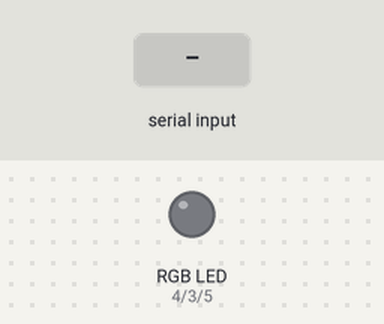
Bench run of a sketch on a simulated Arduino Uno, built with avr-gcc and run on an emulated ATmega328P. Shown: an RGB LED mixed from three pins (HIGH = lit). Inputs (shaded band) come from the test bench.

Above: at 1.2 s.
1.3 s: "red" received over Serial
At 3.2 s:
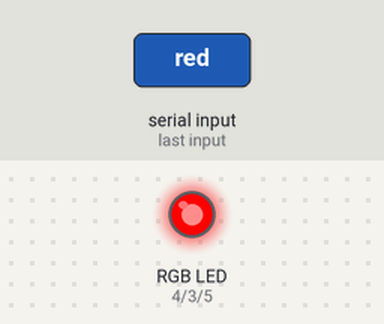
3.8 s: "green" received over Serial
At 5.1 s:
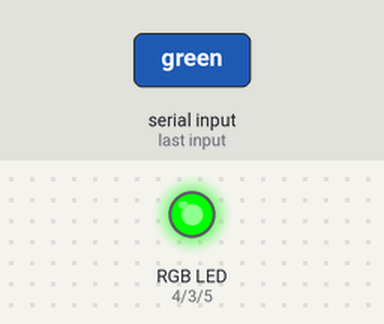
6.3 s: "blue" received over Serial
At 8.2 s:
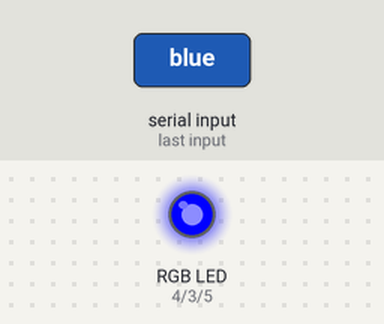
8.8 s: "1" received over Serial
At 11.2 s:
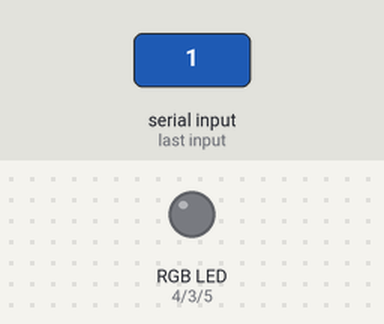
Timing chart, 0 to 12.3 s (numbered marks = the images above; inputs shaded):
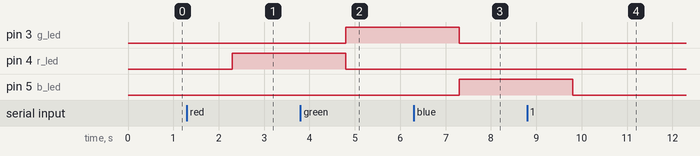

Measured:
- after the input at 1.3 s, pin 4 (r_led): LOW → HIGH after 1.0 s
- after the input at 3.8 s, pin 3 (g_led): LOW → HIGH after 1.0 s; pin 4 (r_led): HIGH → LOW after 1.0 s
- after the input at 6.3 s, pin 3 (g_led): HIGH → LOW after 1.0 s; pin 5 (b_led): LOW → HIGH after 1.0 s
- after the input at 8.8 s, pin 5 (b_led): HIGH → LOW after 1.0 s

The sketch:

arduino.ino
```cpp
// Define the pin numbers for RGB LED
#define r_led 4
#define g_led 3
#define b_led 5

void setup() {
  // Start serial communication at 9600 baud rate
  Serial.begin(9600);

  // Set LED pins as OUTPUT
  pinMode(r_led, OUTPUT);  // Red LED pin as output
  pinMode(g_led, OUTPUT);  // Green LED pin as output
  pinMode(b_led, OUTPUT);  // Blue LED pin as output
}

void loop() {
  // Check if data is available to read from serial input
  if (Serial.available() > 0) {
    // Read the incoming message as a string
    String message = Serial.readString();

    // Check the message and control the LEDs accordingly
    if (message.equals("red")) {
      // Turn on the red LED and turn off the others
      digitalWrite(r_led, HIGH);
      digitalWrite(g_led, LOW);
      digitalWrite(b_led, LOW);
    }
    else if (message.equals("green")) {
      // Turn on the green LED and turn off the others
      digitalWrite(r_led, LOW);
      digitalWrite(g_led, HIGH);
      digitalWrite(b_led, LOW);
    }
    else if (message.equals("blue")) {
      // Turn on the blue LED and turn off the others
      digitalWrite(r_led, LOW);
      digitalWrite(g_led, LOW);
      digitalWrite(b_led, HIGH);
    }
    else {
      // If the message is not recognized, turn off all LEDs
      digitalWrite(r_led, LOW);
      digitalWrite(g_led, LOW);
      digitalWrite(b_led, LOW);
    }
  }

}
```
